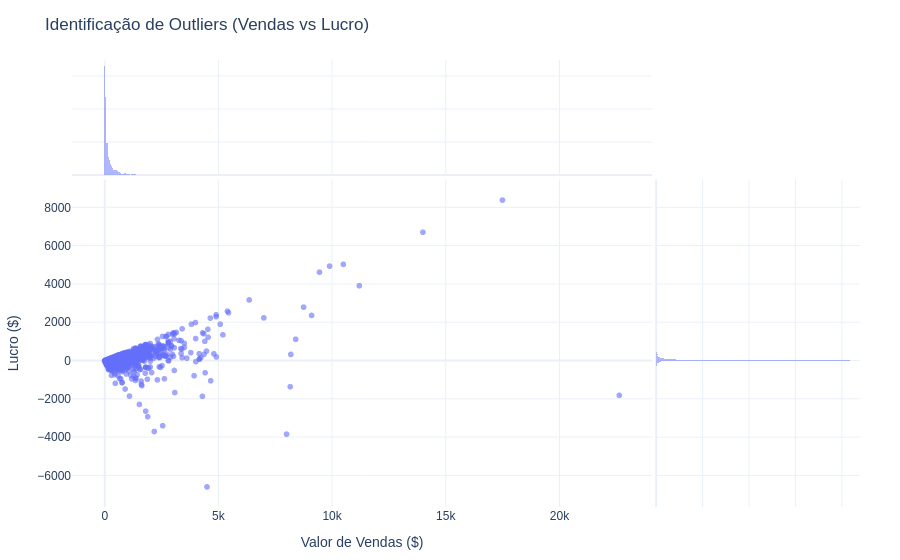

Notebook cell for this chart:
### Code cell
# Usando px.scatter com marginais para análise de outliers usando dispersão + distribuição
fig = px.scatter(df, 
                 x="Sales", 
                 y="Profit", 
                 marginal_x="histogram", 
                 marginal_y="histogram",
                 title="Identificação de Outliers (Vendas vs Lucro)",
                 template="plotly_white",
                 opacity=0.6)

# Atualizando títulos para ficar profissional
fig.update_layout(xaxis_title="Valor de Vendas ($)", yaxis_title="Lucro ($)")

# Salvar
fig.write_image("images/analise_3_outliers_scatterplot.png", scale=2)
fig.show()

### Figure 1 — Plotly figure (JSON) as saved in the notebook; plotly's stock layout.template omitted (floating-point values rounded to 4 significant figures; data arrays with more than 128 entries replaced by an {"elided": "..."} marker saying what was removed)
{"data": [{"hovertemplate": "Sales=%{x}<br>Profit=%{y}<extra></extra>", "legendgroup": "", "marker": {"color": "#636efa", "opacity": 0.6, "symbol": "circle"}, "mode": "markers", "name": "", "showlegend": false, "type": "scattergl", "x": {"elided": "9994 float values"}, "xaxis": "x", "y": {"elided": "9994 float values"}, "yaxis": "y"}, {"bingroup": "x", "hovertemplate": "Sales=%{x}<br>count=%{y}<extra></extra>", "legendgroup": "", "marker": {"color": "#636efa"}, "name": "", "opacity": 0.5, "showlegend": false, "type": "histogram", "x": {"elided": "9994 float values"}, "xaxis": "x3", "yaxis": "y3"}, {"bingroup": "y", "hovertemplate": "Profit=%{y}<br>count=%{x}<extra></extra>", "legendgroup": "", "marker": {"color": "#636efa"}, "name": "", "opacity": 0.5, "showlegend": false, "type": "histogram", "xaxis": "x2", "y": {"elided": "9994 float values"}, "yaxis": "y2"}], "layout": {"barmode": "overlay", "legend": {"tracegroupgap": 0}, "title": {"text": "Identificação de Outliers (Vendas vs Lucro)"}, "xaxis": {"anchor": "y", "domain": [0, 0.7363], "title": {"text": "Valor de Vendas ($)"}}, "xaxis2": {"anchor": "y2", "domain": [0.7413, 1], "matches": "x2", "showgrid": true, "showline": false, "showticklabels": false, "ticks": ""}, "xaxis3": {"anchor": "y3", "domain": [0, 0.7363], "matches": "x", "showgrid": true, "showticklabels": false}, "xaxis4": {"anchor": "y4", "domain": [0.7413, 1], "matches": "x2", "showgrid": true, "showline": false, "showticklabels": false, "ticks": ""}, "yaxis": {"anchor": "x", "domain": [0, 0.7326], "title": {"text": "Lucro ($)"}}, "yaxis2": {"anchor": "x2", "domain": [0, 0.7326], "matches": "y", "showgrid": true, "showticklabels": false}, "yaxis3": {"anchor": "x3", "domain": [0.7426, 1], "matches": "y3", "showgrid": true, "showline": false, "showticklabels": false, "ticks": ""}, "yaxis4": {"anchor": "x4", "domain": [0.7426, 1], "matches": "y3", "showgrid": true, "showline": false, "showticklabels": false, "ticks": ""}}}
